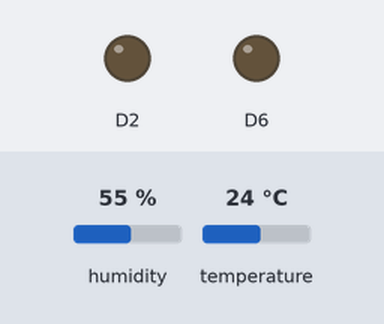
A sketch run on a simulated ESP8266 (NodeMCU). On the bench: output pins drawn as LEDs (lit = HIGH). The test bench sets the inputs (shaded band); at power-on: temperature 24 °C, humidity 55 %. WiFi joins after 1.5 s; servers stay silent unless stated; uploads are accepted with an empty reply; what the sketch prints to the serial monitor is not drawn.

Above: at 2.7 s.
2.8 s: temperature set to 27 °C
At 3.9 s:
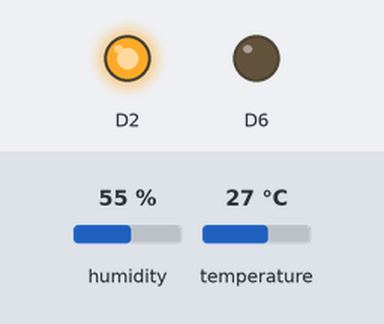
Timing chart, 0 to 5.8 s (numbered marks = the images above; inputs shaded):
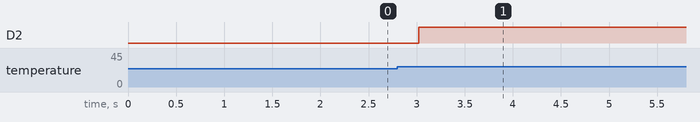

Measured:
- the behaviour switches between 25 and 26 °C on temperature (found by bisection; images 0 and 1)
- after the input at 2.8 s, D2: LOW → HIGH after 0.22 s

The sketch:

teplomer-loft-v5.ino
```cpp
#include <SPI.h>
#include <DHT.h>
#include <ESP8266WiFi.h>
#include <WiFiClient.h>

char server[] = "192.168.1.2";
const char* ssid = "east-side";
const char* password = "lukas360";

#define DHTPIN D4 //teplomer v podkrovi
#define DHTTYPE DHT11
DHT dht(DHTPIN, DHTTYPE);
String temp, humidity;
WiFiClient clientTemp;
static uint32_t timerTemp;

WiFiClient clientSwitch;
static uint32_t timerSwitch;
boolean switchON = false;

void setup(void)
{
  Serial.begin(9600);
  dht.begin();
  delay(10);
  WiFi.begin(ssid, password);
  while (WiFi.status() != WL_CONNECTED) {
    delay(500);
    Serial.print(".");
  }
  Serial.println("WiFi connected");
  Serial.println(WiFi.localIP());

  //toto je vetrak
  pinMode(D2, OUTPUT);
  //toto je kamera
  pinMode(D6, OUTPUT);
}

void loop() {
  if (millis() > timerSwitch) {
    timerSwitch = millis() + 5000;
    Serial.println("timer Switch");
    if (clientSwitch.connect(server, 82)) {
      //zisti hodnotu vypinaca
      clientSwitch.print("GET /?action=getswitch&id=1 HTTP/1.1\r\nHost: 192.168.1.2\r\nConnection: close\r\n\r\n");
      clientSwitch.println();
      clientSwitch.println();
      delay(10);
      while(clientSwitch.available()){
        String line = clientSwitch.readStringUntil('\r');
        if(line.indexOf("pastwo0pastwo") > 0){
          switchON = false;
        }
        if(line.indexOf("pastwo1pastwo") > 0){
          switchON = true;
        }
      }

      if(switchON){
        Serial.println("zapinam");
        digitalWrite(D3, HIGH);
      }else{
        Serial.println("vypinam");
        digitalWrite(D3, LOW);
      }
    }
  }
  if (millis() > timerTemp) {
    timerTemp = millis() + 300000;

    Serial.println("timer Temp");

    if (clientTemp.connect(server, 82)) {
      temp = dht.readTemperature();
      humidity = dht.readHumidity();
      clientTemp.print("GET /?action=record&type=4&temp="+temp+"&humidity="+humidity+" HTTP/1.1\r\nHost: 192.168.1.2\r\nConnection: close\r\n\r\n");
      clientTemp.println();
      clientTemp.println();
      delay(10);
      if(temp.toInt()>25){
        digitalWrite(D2, HIGH);
      } else {
        digitalWrite(D2, LOW);
      }
    }
  }
}
```
